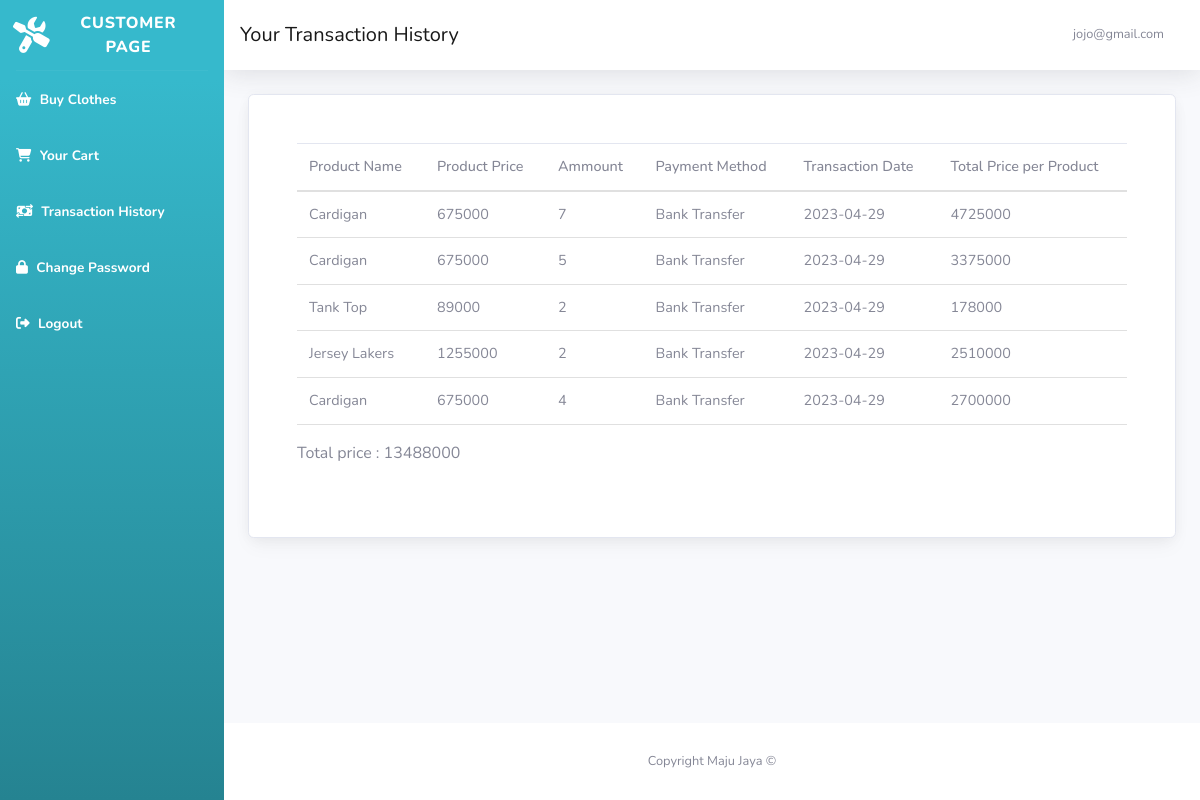
Screenshot of /view/customer/transaction.php (signed in) with the database file from the repository.
### tables this page shows
CREATE TABLE `transaction` (
  `transaction_id` int(11) NOT NULL,
  `user_id` int(11) NOT NULL,
  `product_id` int(11) NOT NULL,
  `ammount` int(11) NOT NULL,
  `transaction_date` date NOT NULL DEFAULT current_timestamp(),
  `payment_method` varchar(100) NOT NULL
);

CREATE TABLE `product` (
  `product_id` int(11) NOT NULL,
  `product_name` varchar(100) NOT NULL,
  `product_stock` int(10) NOT NULL,
  `product_price` int(10) NOT NULL
);

### utils/includeTemplate.php (called while the page is built, shortened)
<?php
    function include_template($file, $data = []) {
        extract($data);
        include $file;
        return ob_get_clean();
    }
?>

### controller/getUserByEmail.php (called while the page is built, shortened)
<?php
    function getUserByEmail($email){
        $sql = "select * from user where user_email='$email'";
        $con = connectToDatabase();
        return $con->query($sql)->fetch_all();
    }
?>

### controller/getTransactionByUserId.php (called while the page is built, shortened)
<?php
    require_once 'getUserByEmail.php';
    function getTransactionByUserId() {
        $user_id = getUserByEmail($_SESSION['logged_user']['email'])[0][0];
        $sql = "select p.product_name, p.product_price, t.ammount, t.transaction_date, t.payment_method, t.ammount * p.product_price as `total_price` from transaction t join user u on t.user_id = u.user_id join product p on p.product_id = t.product_id where u.user_id = $user_id order by t.transaction_date desc";
        $con = connectToDatabase();
        return $con->query($sql);
    }
    function getTotalPrice() {
        $user_id = getUserByEmail($_SESSION['logged_user']['email'])[0][0];
        $sql = "select sum(c.ammount * p.product_price) from transaction c join user u on c.user_id = u.user_id join product p on c.product_id = p.product_id where c.user_id = $user_id";
        $con = connectToDatabase();
        return $con->query($sql)->fetch_all();
    }
?>

### view/customer/transaction.php (the view, shortened to what this page needs)
<?php require_once '../../utils/includeTemplate.php'; ?>
<?= include_template('../../view/template/header.php', ['title' => 'Transaction History | MajuJaya']) ?>
<?php
    require_once '../../controller/getTransactionByUserId.php';
    $carts = getTransactionByUserId();
    $totalPrice = getTotalPrice()[0][0];
?>
<div id="wrapper">
    <?= include_template('../../view/template/customerSidebar.php') ?>
    <div id="content-wrapper" class="d-flex flex-column">
        <div id="content">
            <?= include_template('../../view/template/customerNavigation.php', ['title' => 'Your Transaction History', 'email' => $_SESSION['logged_user']['email']]) ?>
            <div class="container-fluid">
                <div class="container card p-5">
                    <table class="table">
                        <thead>
                            <tr>
                            <th scope="col">Product Name</th>
                            <th scope="col">Product Price</th>
                            <th scope="col">Ammount</th>
                            <th scope="col">Payment Method</th>
                            <th scope="col">Transaction Date</th>
                            <th scope="col">Total Price per Product</th>
                            </tr>
                        </thead>
                        <tbody>
                            <?php while($cart = $carts->fetch_assoc()) { ?>
                                <tr>
                                    <td><?php echo $cart['product_name'] ?></td>
                                    <td><?php echo $cart['product_price'] ?></td>
                                    <td><?php echo $cart['ammount'] ?></td>
                                    <td><?php echo $cart['payment_method'] ?></td>
                                    <td><?php echo $cart['transaction_date'] ?></td>
                                    <td><?php echo $cart['total_price'] ?></td>
                                </tr>
                            <?php } ?>
                        </tbody>
                    </table>
                    <div class="mb-4">Total price : <?php echo $totalPrice ?></div>
                </div>
            </div>
        </div>
        <footer class="sticky-footer bg-white">
            <div class="container my-auto">
                <div class="copyright text-center my-auto">
                    <span>Copyright Maju Jaya &copy;</span>
                </div>
            </div>
        </footer>
    </div>
</div>
<?= include_template('../../view/template/footer.php') ?>

### view/template/header.php (shortened to what this page needs)
<!DOCTYPE html>
<html lang="en">
<head>
    <link rel="stylesheet" href="https://cdn.jsdelivr.net/npm/bootstrap@4.1.3/dist/css/bootstrap.min.css">
    <link
    href="https://cdnjs.cloudflare.com/ajax/libs/font-awesome/6.0.0/css/all.min.css"
    rel="stylesheet"/>
    <link
    href="https://cdnjs.cloudflare.com/ajax/libs/mdb-ui-kit/6.0.1/mdb.min.css"
    rel="stylesheet"/>
    <link href="https://maxcdn.bootstrapcdn.com/font-awesome/4.7.0/css/font-awesome.min.css" rel="stylesheet" />
    <link href="vendor/fontawesome-free/css/all.min.css" rel="stylesheet" type="text/css">
    <link href="../css/sb-admin-2.min.css" rel="stylesheet">
</head>
<body>

### view/template/customerSidebar.php
<ul class="navbar-nav bg-gradient-info sidebar sidebar-dark accordion" id="accordionSidebar">
    <a class="sidebar-brand d-flex align-items-center justify-content-center" href="index.html">
        <div class="sidebar-brand-icon rotate-n-15">
            <i class="fa-solid fa-screwdriver-wrench"></i>
        </div>
        <div class="sidebar-brand-text mx-3">Customer Page</div>
    </a>
    <hr class="sidebar-divider my-0">
    <li class="nav-item active">
        <a class="nav-link" href="home.php">
        <i class="fa-solid fa-basket-shopping"></i>
        <span>Buy Clothes</span></a>
    </li>
    <li class="nav-item active">
        <a class="nav-link" href="cart.php">
        <i class="fa-solid fa-cart-shopping"></i>
        <span>Your Cart</span></a>
    </li>
    <li class="nav-item active">
        <a class="nav-link" href="transaction.php">
        <i class="fa-sharp fa-solid fa-money-bill-transfer"></i>
        <span>Transaction History</span></a>
    </li>
    <li class="nav-item active">
        <a class="nav-link" href="/view/auth/changePassword.php">
        <i class="fa-solid fa-lock"></i>
        <span>Change Password</span></a>
    </li>
    <li class="nav-item active">
        <a class="nav-link" href="../auth/handleLogout.php">
        <i class="fa-solid fa-right-from-bracket"></i>
        <span>Logout</span></a>
    </li>
</ul>

### view/template/customerNavigation.php
<nav class="navbar navbar-expand navbar-light bg-white topbar mb-4 static-top shadow">
    <ul class="navbar-nav mr-auto">
        <li class="nav-item">
            <span class="navbar-brand mb-0 h1"><?php echo $title ?></span>
        </li>
    </ul>
    <ul class="navbar-nav ml-auto">
        <li class="nav-item dropdown no-arrow">
            <a class="nav-link dropdown-toggle" href="#" id="userDropdown" role="button"
                data-toggle="dropdown" aria-haspopup="true" aria-expanded="false">
                <span class="mr-2 d-none d-lg-inline text-gray-600 small"><?php echo $email ?></span>
            </a>
        </li>
    </ul>
</nav>

### view/template/footer.php (shortened to what this page needs)
</body>
</html>

### rows the page displays
transaction: product.product_name "Cardigan", product.product_price "675000", ammount "7", payment_method "Bank Transfer", transaction_date "2023-04-29", total_price "4725000"
transaction: product.product_name "Cardigan", product.product_price "675000", ammount "5", payment_method "Bank Transfer", transaction_date "2023-04-29", total_price "3375000"
transaction: product.product_name "Tank Top", product.product_price "89000", ammount "2", payment_method "Bank Transfer", transaction_date "2023-04-29", total_price "178000"
transaction: product.product_name "Jersey Lakers", product.product_price "1255000", ammount "2", payment_method "Bank Transfer", transaction_date "2023-04-29", total_price "2510000"
transaction: product.product_name "Cardigan", product.product_price "675000", ammount "4", payment_method "Bank Transfer", transaction_date "2023-04-29", total_price "2700000"

### other values shown
$title "Your Transaction History"
$email "jojo@gmail.com"
$totalPrice "13488000"
